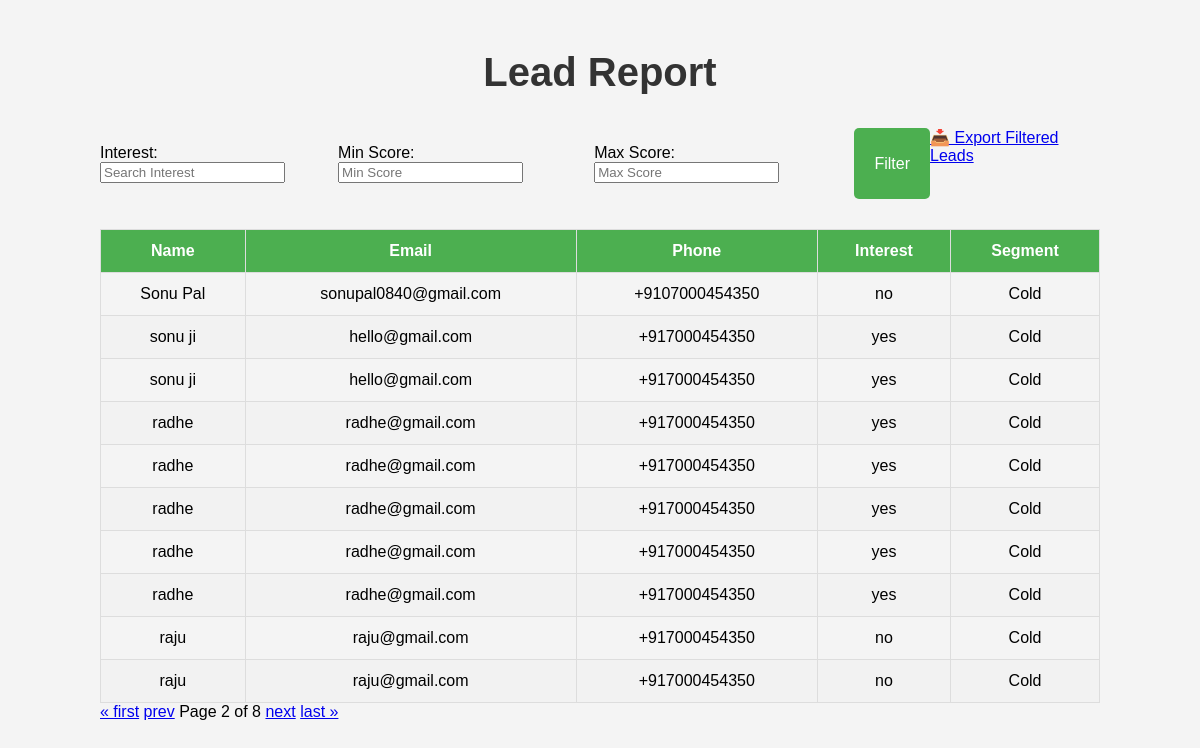
The app's page /report/?page=2 with its own data.
### leads/models.py (models this page shows, shortened)
class Lead(models.Model):
    name = models.CharField(max_length=100)
    email = models.EmailField()
    phone = models.CharField(max_length=15)
    interest = models.CharField(max_length=100)
    score = models.IntegerField(default=0)
    segment = models.CharField(max_length=50, blank=True, null=True)
    timestamp = models.DateTimeField(default=timezone.now)  # Timestamp field for when the lead is created

### leads/views.py (the view)
# urls.py: path('report/', views.report_view, name='report'),
def report_view(request):
    leads = Lead.objects.all()
    form = LeadFilterForm(request.GET or None)
    if form.is_valid():
        interest = form.cleaned_data.get('interest')
        min_score = form.cleaned_data.get('min_score')
        max_score = form.cleaned_data.get('max_score')
        if interest:
            leads = leads.filter(interest__icontains=interest)
        if min_score is not None:
            leads = leads.filter(score__gte=min_score)
        if max_score is not None:
            leads = leads.filter(score__lte=max_score)
    paginator = Paginator(leads, 10)
    page_number = request.GET.get('page')
    page_obj = paginator.get_page(page_number)
    return render(request, 'report.html', {'page_obj': page_obj, 'form': form})

### leads/forms.py
class LeadFilterForm(forms.Form):
    interest = forms.CharField(
        required=False,
        label='Interest',
        widget=forms.TextInput(attrs={'class': 'form-control', 'placeholder': 'Search Interest'})
    )
    min_score = forms.IntegerField(
        required=False,
        label='Min Score',
        widget=forms.NumberInput(attrs={'class': 'form-control', 'placeholder': 'Min Score'})
    )
    max_score = forms.IntegerField(
        required=False,
        label='Max Score',
        widget=forms.NumberInput(attrs={'class': 'form-control', 'placeholder': 'Max Score'})
    )

### templates/report.html (shortened to what this page needs)
{% load static %}
<!DOCTYPE html>
<html lang="en">
<head>
    <link rel="stylesheet" href="{% static 'css/report.css' %}">
</head>
<body>
    <div class="container">
        <h2>Lead Report</h2>
        <form method="get" class="filter-form">
            {{ form.as_p }}
            <button type="submit" class="btn">Filter</button>
            <a href="{% url 'export_leads_csv' %}?interest={{ request.GET.interest }}&min_score={{ request.GET.min_score }}&max_score={{ request.GET.max_score }}" class="btn">📥 Export Filtered Leads</a>
        </form>
        <table class="lead-table">
            <thead>
                <tr>
                    <th>Name</th>
                    <th>Email</th>
                    <th>Phone</th>
                    <th>Interest</th>
                    <th>Segment</th>
                </tr>
            </thead>
            <tbody>
                {% for lead in page_obj %}
                <tr>
                    <td>{{ lead.name }}</td>
                    <td>{{ lead.email }}</td>
                    <td>{{ lead.phone }}</td>
                    <td>{{ lead.interest }}</td>
                    <td>{{ lead.segment }}</td>
                </tr>
                {% empty %}
                <tr><td colspan="5">No leads match the filters.</td></tr>
                {% endfor %}
            </tbody>
        </table>
        <div class="pagination">
            {% if page_obj.has_previous %}
                <a href="?page=1">&laquo; first</a>
                <a href="?page={{ page_obj.previous_page_number }}">prev</a>
            {% endif %}
            <span>Page {{ page_obj.number }} of {{ page_obj.paginator.num_pages }}</span>
            {% if page_obj.has_next %}
                <a href="?page={{ page_obj.next_page_number }}">next</a>
                <a href="?page={{ page_obj.paginator.num_pages }}">last &raquo;</a>
            {% endif %}
        </div>
    </div>
</body>
</html>

### static/css/report.css (style rules this page uses)
body { font-family: Arial, sans-serif; background-color: #f4f4f4; margin: 0; padding: 0; }
h2 { text-align: center; font-size: 2.5rem; margin-top: 30px; color: #333; }
.container { width: 90%; max-width: 1000px; margin: 0 auto; padding: 20px; }
.filter-form { display: flex; justify-content: center; margin-bottom: 30px; }
.filter-form button { padding: 12px 20px; background-color: #4CAF50; color: white; border: none; border-radius: 5px; font-size: 1rem; cursor: pointer; transition: background-color 0.3s ease; }
.lead-table { width: 100%; border-collapse: collapse; margin-top: 20px; border: 1px solid #ccc; }
.lead-table th, .lead-table td { padding: 12px; text-align: center; border: 1px solid #ddd; }
.lead-table th { background-color: #4CAF50; color: white; }
.lead-table tr:nth-child(even) { background-color: #f2f2f2; }

### records on screen
Lead: name "Sonu Pal", email "sonupal0840@gmail.com", phone "+9107000454350", interest "no", segment "Cold"
Lead: name "sonu ji", email "hello@gmail.com", phone "+917000454350", interest "yes", segment "Cold"
Lead: name "sonu ji", email "hello@gmail.com", phone "+917000454350", interest "yes", segment "Cold"
Lead: name "radhe", email "radhe@gmail.com", phone "+917000454350", interest "yes", segment "Cold"
Lead: name "radhe", email "radhe@gmail.com", phone "+917000454350", interest "yes", segment "Cold"
Lead: name "radhe", email "radhe@gmail.com", phone "+917000454350", interest "yes", segment "Cold"
Lead: name "radhe", email "radhe@gmail.com", phone "+917000454350", interest "yes", segment "Cold"
Lead: name "radhe", email "radhe@gmail.com", phone "+917000454350", interest "yes", segment "Cold"
Lead: name "raju", email "raju@gmail.com", phone "+917000454350", interest "no", segment "Cold"
Lead: name "raju", email "raju@gmail.com", phone "+917000454350", interest "no", segment "Cold"

### other values on screen
{{ page_obj.number }} "2"
{{ page_obj.paginator.num_pages }} "8"
